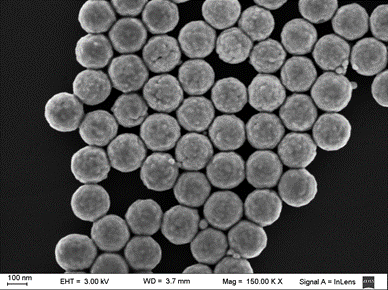
#> input picture img/1.png, 388 x 290 px
$ python Estadistica_Mascaras.py
#> lines starting #> are read from the running program, lines starting #| are printed output that depends on the picture; after the words box and inside, x2 and y2 are one past the last pixel; in counts of white or black regions, pixels touching at a corner belong together
#> the answer given: ../img
#> the answer given: 3
import cv2  # Importar la biblioteca OpenCV para procesamiento de imágenes
import numpy as np  # Importar NumPy para cálculos numéricos
import os  # Importar os para interactuar con el sistema de archivos
import time  # Importar time para calcular el tiempo de ejecución
import matplotlib.pyplot as plt  # Importar Matplotlib para graficar imágenes

# Función para calcular las propiedades de la máscara
def calculate_mask_properties(mask_image_path, pixels_per_nm):
    # Cargar la imagen de la máscara en escala de grises
#> called with mask_image_path = '../img/1.png', pixels_per_nm = 3
    mask_image = cv2.imread(mask_image_path, cv2.IMREAD_GRAYSCALE)
#> mask_image: shape (290, 388); min 0, max 255, mean 87.6

    # Asegurarse de que la máscara esté en formato binario (blanco y negro)
    _, binary_mask = cv2.threshold(mask_image, 127, 255, cv2.THRESH_BINARY)
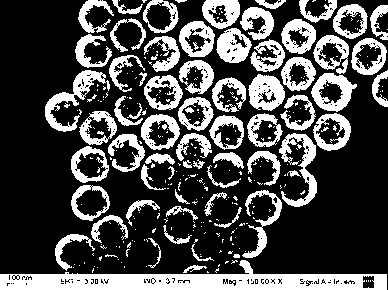
#> binary_mask: shape (290, 388); 29.4% white; 306 white regions (235 under 20 px)

    # Calcular el área de la máscara contando los píxeles blancos
    area_pixels = np.sum(binary_mask > 0)
#> area_pixels = 33105

    # Encontrar contornos en la máscara
    contours, _ = cv2.findContours(binary_mask, cv2.RETR_EXTERNAL, cv2.CHAIN_APPROX_SIMPLE)
#> contours = 242 contours, 179 with area under 20; largest, box (x1, y1, x2, y2) and area: (0, 260, 387, 290) 5898, (311, 73, 357, 112) 1162, (313, 113, 351, 151) 1050, (141, 114, 180, 150) 1030, (71, 146, 109, 183) 1026

    if not contours:
        print(f"No Se Encontraron Contornos En La Máscara: {mask_image_path}.")
        return None, None, None

    largest_contour = max(contours, key=cv2.contourArea)
#> largest_contour = contour of 39 points, box (x1, y1, x2, y2) (0, 260, 387, 290), area 5898
    max_diagonal = 0
    point1, point2 = None, None

    for i in range(len(largest_contour)):
        for j in range(i + 1, len(largest_contour)):
            distance = np.linalg.norm(largest_contour[i] - largest_contour[j])
            if distance > max_diagonal:
                max_diagonal = distance
                point1 = largest_contour[i][0]
                point2 = largest_contour[j][0]
#> this loop made 39 passes
#> after the loop, max_diagonal = 386.3; point1 = [0, 274]; point2 = [386, 289]

    mid_point = (point1 + point2) / 2
#> mid_point = [193, 281.5]
    distances_to_mid = [np.linalg.norm(pt[0] - mid_point) for pt in largest_contour]
#> distances_to_mid = 39 values, max 193.1 at index 25, min 49.22 at index 3, mean 90.15
    half_diagonal_width = np.mean(distances_to_mid) if distances_to_mid else 0
#> half_diagonal_width = 90.15

    area_nm2 = area_pixels * (pixels_per_nm ** 2)
#> area_nm2 = 297945
    max_diagonal_nm = max_diagonal * pixels_per_nm
#> max_diagonal_nm = 1158.9
    half_diagonal_width_nm = half_diagonal_width * pixels_per_nm
#> half_diagonal_width_nm = 270.5

    return area_nm2, max_diagonal_nm, half_diagonal_width_nm

# Función para graficar la máscara y mostrar las propiedades calculadas
def plot_mask_with_properties(mask_image_path, area, max_diagonal, half_diagonal_width):
    mask_image = cv2.imread(mask_image_path)
    plt.figure(figsize=(10, 10))
    plt.imshow(mask_image)
    plt.title(f'Área: {area:.2f} nm² - Diagonal Mayor: {max_diagonal:.2f} nm - Ancho a Mitad: {half_diagonal_width:.2f} nm')
    plt.axis('off')

    output_path = os.path.splitext(mask_image_path)[0] + '_properties.png'
    plt.savefig(output_path, bbox_inches='tight')
    plt.close()

# Función principal para procesar todas las máscaras y guardar propiedades en un archivo .txt
def process_masks_in_folder(folder_path, pixels_per_nm):
    areas, max_diagonals, half_diagonal_widths = [], [], []
    output_txt_path = os.path.join(folder_path, 'mascara_propiedades.txt')

    with open(output_txt_path, 'w') as file:
        for filename in os.listdir(folder_path):
            if filename.endswith('.png') or filename.endswith('.jpg'):
                mask_image_path = os.path.join(folder_path, filename)
                area, max_diagonal, half_diagonal_width = calculate_mask_properties(mask_image_path, pixels_per_nm)
#> area = 297945; max_diagonal = 1158.9; half_diagonal_width = 270.5

                if area is not None:
                    plot_mask_with_properties(mask_image_path, area, max_diagonal, half_diagonal_width)
#> in plot_mask_with_properties, mask_image is the input picture: shape (290, 388, 3); mean B, G, R 87.3, 87.3, 87.3
                    areas.append(area)
                    max_diagonals.append(max_diagonal)
                    half_diagonal_widths.append(half_diagonal_width)

                    # Guardar las propiedades en el archivo .txt
                    file.write(f"{filename} - Área: {area:.2f} nm², Diagonal Mayor: {max_diagonal:.2f} nm, Ancho a Mitad: {half_diagonal_width:.2f} nm\n")
#> pass 2 of the loop in process_masks_in_folder, `for filename in os.listdir(folder_path):`:
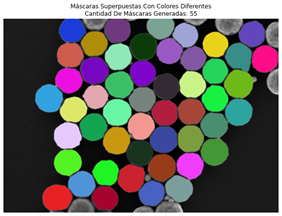
#> input picture img/2.png, 282 x 216 px
#> in calculate_mask_properties (call 2), `mask_image = cv2.imread(mask_image_path, cv2.IMREAD_GRAYSCALE)`:
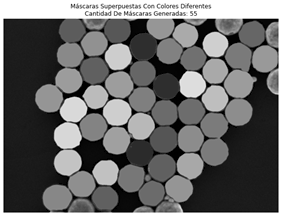
#> mask_image: shape (216, 282); min 0, max 255, mean 105.6
#> in calculate_mask_properties (call 2), `_, binary_mask = cv2.threshold(mask_image, 127, 255, cv2.THRESH_BINARY)`:
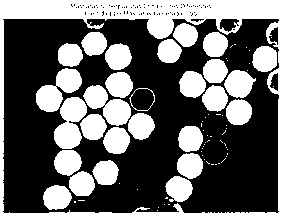
#> binary_mask: shape (216, 282); 39.8% white; 78 white regions (50 under 20 px), largest, box (x1, y1, x2, y2) and area: (0, 0, 282, 216) 8799, (54, 97, 87, 149) 1114, (36, 68, 82, 112) 1072
#> area_pixels = 24227
#> contours = [[[0, 0], [0, 215], [281, 215], [281, 0]]]
#> largest_contour = [[0, 0], [0, 215], [281, 215], [281, 0]]
#> the loop in calculate_mask_properties (call 2), `for i in range(len(largest_contour)):` made 4 passes
#> after the loop in calculate_mask_properties (call 2), `for i in range(len(largest_contour)):`: max_diagonal = 353.8; point1 = [0, 0]; point2 = [281, 215]
#> mid_point = [140.5, 107.5]
#> distances_to_mid = [176.9, 176.9, 176.9, 176.9]
#> in calculate_mask_properties (call 2), `half_diagonal_width = np.mean(distances_to_mid) if distances_to_mid el..`: half_diagonal_width = 176.9
#> area_nm2 = 218043
#> max_diagonal_nm = 1061.4
#> half_diagonal_width_nm = 530.7
#> in process_masks_in_folder, `area, max_diagonal, half_diagonal_width = calculate_mask_properties(ma..`: area = 218043; max_diagonal = 1061.4; half_diagonal_width = 530.7
#> in plot_mask_with_properties, mask_image is the input picture: shape (216, 282, 3); mean B, G, R 96, 99.3, 100

    plot_histograms(areas, max_diagonals, half_diagonal_widths, len(areas))

def plot_histograms(areas, max_diagonals, half_diagonal_widths, num_masks):
#> called with num_masks = 2
    plt.figure(figsize=(18, 5))

    plt.subplot(1, 3, 1)
    plt.hist(areas, bins=30, color='blue', alpha=0.7)
    plt.title('Histograma de Áreas')
    plt.xlabel('Área (nm²)')
    plt.ylabel('Frecuencia')

    plt.subplot(1, 3, 2)
    plt.hist(max_diagonals, bins=30, color='green', alpha=0.7)
    plt.title('Histograma de Diagonales Mayores')
    plt.xlabel('Diagonal Mayor (nm)')
    plt.ylabel('Frecuencia')

    plt.subplot(1, 3, 3)
    plt.hist(half_diagonal_widths, bins=30, color='red', alpha=0.7)
    plt.title('Histograma de Ancho a Mitad de Diagonal Mayor')
    plt.xlabel('Ancho a Mitad (nm)')
    plt.ylabel('Frecuencia')

    plt.suptitle(f'Cantidad De Partículas Analizadas: {num_masks}')
    plt.tight_layout()
    plt.show()
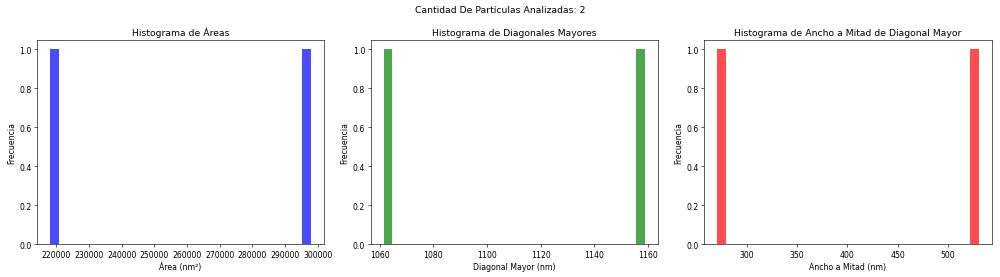
#> figure drawn by matplotlib, 3 panels

folder_path = input("Introduce La Ruta De La Carpeta Con Las Máscaras: ")
nm_per_pixel = float(input("Introduce La Relación De Nanómetros Por Píxel: "))

print("Analizando Partículas...")
tic = time.perf_counter()
process_masks_in_folder(folder_path, nm_per_pixel)
toc = time.perf_counter()
print(f"El Código Tomó {toc - tic:0.2f} Segundos En Ejecutarse.")
